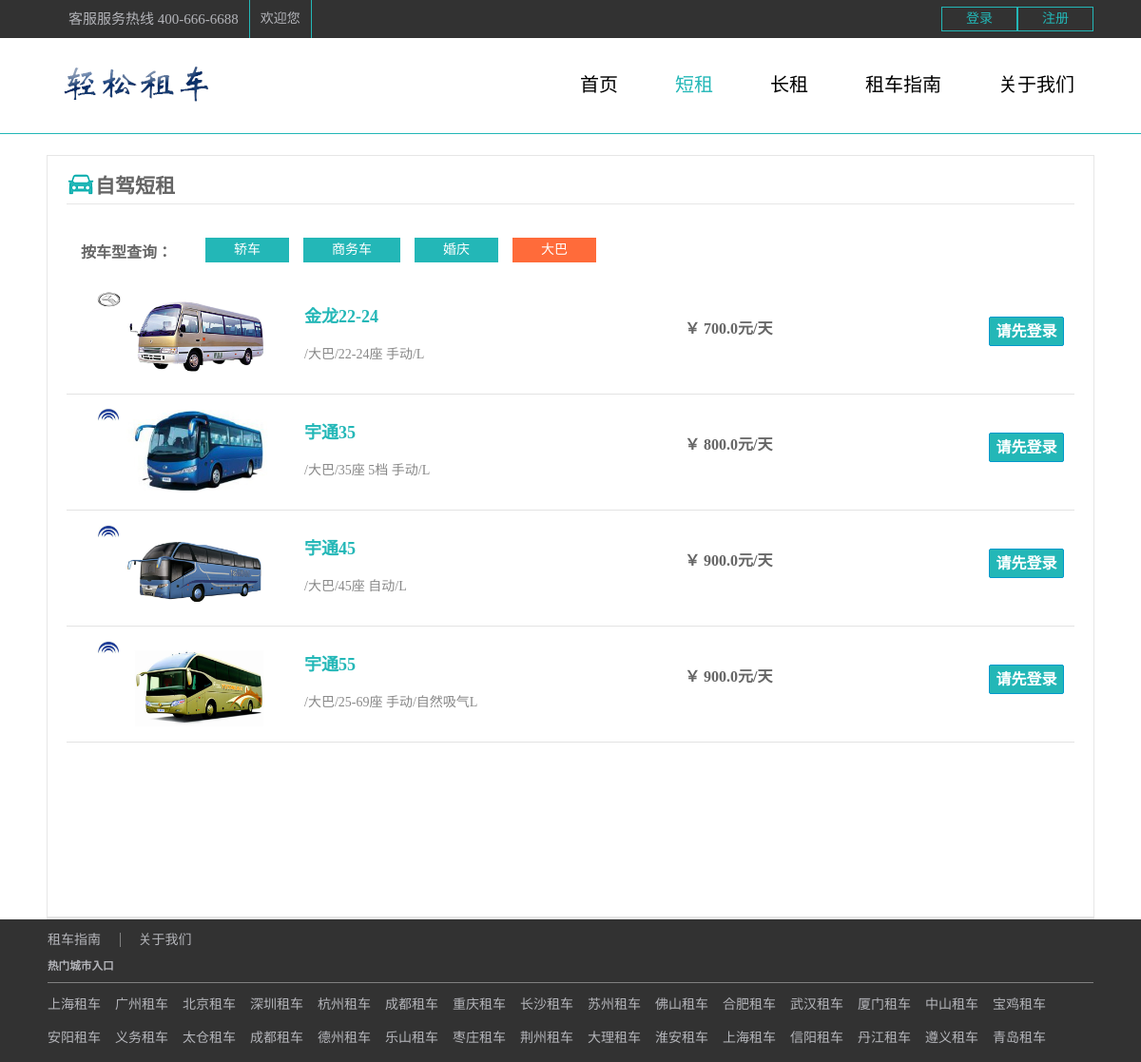
The page /cars/daba/ on the database its author committed.
### cars/models.py (models this page shows, shortened)
class Car(models.Model):
    ctype = models.CharField(default="轿车", max_length=20)
    typeNo = models.CharField(max_length=20)
    carnum = models.IntegerField(default=100)
    picture = models.FileField(null=True, upload_to="./static/media/")
    color = models.CharField(max_length=20)
    drentprice = models.FloatField()
    description = models.CharField(max_length=50, default="//5座 自动/1.5L")

### cars/views.py (the view)
def daba(request):
    car = Car.objects.all()
    return render(request, 'cars/daba.html', {"carlist": car, "username": request.session.get("username")})

### templates/cars/daba.html (shortened to what this page needs)
<!DOCTYPE html>
<html>
	<head>
	</head>
	<body>
		<div class="top">
			<div class="content">
				<div class="fl">
					<ul class="flu">
						<li>
							<span class="kefu">客服服务热线 400-666-6688</span>
						</li>
						<li>
							<span>欢迎您</span>
						</li>
					</ul>
				</div>
				<div class="fr">
					{% if  not username %}
						<a href="{% url 'cars:user_login' %}">登录</a>
						<a href="{% url 'cars:user_register' %}">注册</a>
					{% else %}
						<a href="{% url 'cars:me' %}">我的</a>
						<a href="{% url 'cars:log_out' %}">退出</a>
					{% endif %}
				</div>
			</div>
		</div>
		<div class="nav">
			<div class="s1_content">
				<img src="/static/images/商标.png" alt>
				<div class="menu">
					<ul>
						<li><a href="{% url 'cars:index'%} " >首页</a></li>
						<li><a href="{% url 'cars:short'%} " style="color:#23B7B7;">短租</a></li>
						<li><a href="{% url 'cars:long' %} ">长租</a></li>
						<li><a href="{% url 'cars:guide'%} ">租车指南</a></li>
						<li style="margin-right: 20px;"><a href="{% url 'cars:about' %}">关于我们</a></li>
					</ul>
				</div>
			</div>
		</div>
		<div class="s1_bottom">
			<div class="t1"><img src="/static/images/short.png" style="float: left;"><h2>自驾短租</h2></div>
			<div class="area">
				<ul class="cha_xun">
					<li class="biao_ti" style="background: none;font-weight:bold;font-size: 16px;" >按车型查询：</li>
					<li><a href="{% url 'cars:short' %} ">轿车</a></li>
					<li><a href="{% url 'cars:shangwu' %} ">商务车</a></li>
					<li><a href="{% url 'cars:hunqing' %}">婚庆</a></li>
					<li  class="current"><a href="{% url 'cars:daba' %} ">大巴</a></li>
				</ul>
			</div>
			<ul class="cars">
				{% for car in carlist %}
					{% if car.ctype == "大巴" %}
						<li>
							<div class="box1">
								<a href="#"><img src="/{{car.picture}}" width="200" height="100"></a>
								<div class="n1">
									<p style="font-size: 18px; color: #23B7B7; font-weight: bold;">{{car.typeNo}}</p>
									<p>{{car.description}}</p>
								</div>
								<p class="p7">
									{% if username %}
									<a href="{% url 'cars:order' car.id%}">立即预定</a>
									{% else %}
									<a href="{% url 'cars:user_login' %}">请先登录</a>
									{% endif %}
								</p>
								<div class="n2">
									<strong>￥ {{car.drentprice}}元/天</strong>
								</div>
							</div>
						</li>
					{% endif %}
				{% endfor %}
			</ul>
		</div>
		<div class="s1_footer">
			<div class="s1_footer_top">
				<div class="s1_content">
					<div class="s1_top">
							<span style="border-right: 1px solid gray; padding-right: 20px;"><a href="{% url 'cars:guide'%} " style="color: #b4b5ba; text-decoration: none;">租车指南</a></span>
							<span><a href="{% url 'cars:about'%} " style="color: #b4b5ba;text-decoration: none;">关于我们</a></span>
					</div>
					<div class="clear"></div>
					<div class="s1_lian_jie">
						<h5 style="color: #b4b5ba;">热门城市入口</h5>
						<ul>
							<li><a href="#">上海租车</a></li>
							<li><a href="#">广州租车</a></li>
							<li><a href="#">北京租车</a></li>
							<li><a href="#">深圳租车</a></li>
							<li><a href="#">杭州租车</a></li>
							<li><a href="#">成都租车</a></li>
							<li><a href="#">重庆租车</a></li>
							<li><a href="#">长沙租车</a></li>
							<li><a href="#">苏州租车</a></li>
							<li><a href="#">佛山租车</a></li>
							<li><a href="#">合肥租车</a></li>
							<li><a href="#">武汉租车</a></li>
							<li><a href="#">厦门租车</a></li>
							<li><a href="#">中山租车</a></li>
							<li><a href="#">宝鸡租车</a></li>
							<li><a href="#">安阳租车</a></li>
							<li><a href="#">义务租车</a></li>
							<li><a href="#">太仓租车</a></li>
							<li><a href="#">成都租车</a></li>
							<li><a href="#">德州租车</a></li>
							<li><a href="#">乐山租车</a></li>
							<li><a href="#">枣庄租车</a></li>
							<li><a href="#">荆州租车</a></li>
							<li><a href="#">大理租车</a></li>
							<li><a href="#">淮安租车</a></li>
							<li><a href="#">上海租车</a></li>
							<li><a href="#">信阳租车</a></li>
							<li><a href="#">丹江租车</a></li>
							<li><a href="#">遵义租车</a></li>
							<li><a href="#">青岛租车</a></li>
						</ul>
					</div>
				</div>
			</div>
		</div>
	</body>
</html>

### templates/cars/daba.html (style rules this page uses)
* { margin:0px; padding:0px; }
div { display: block; }
body { font-family: "微软雅黑"; font-size:14px; color: #666; }
div.top { height:40px; background-color:#323232; line-height:40px; }
span.kefu { float: left; font-size: 15px; margin-left:11px; }
div.content { width:1100px; margin:0 auto; }
ul.flu { float: left; }
ul.flu>li { list-style: none; float:left; margin-left:11px; padding-right:11px; border-right:1px solid #23B7B7; }
ul.flu>li span { display: block; text-decoration: none; color:#b4b5ba; }
div.top .fr { float:right; }
div.top .fr a { width:78px; height:24px; display: block; border:1px solid #23B7B7; float: left; line-height: 24px; text-align: center; margin-top:7px; text-decoration: none; color:#23B7B7; }
div.nav { height:100px; background-color:#fff; border-bottom:1px solid #23B7B7; }
div.s1_content img { margin-top: 20px; }
div.s1_content { width:1100px; margin: 0 auto; clear:both; }
div.menu { float:right; height:100px; }
div.menu ul li { float:left; list-style: none; padding-top: 34px; color:#666666; text-align: center; line-height: 30px; margin-right: 60px; }
div.menu ul li a { text-decoration: none; color:#000; font-size:20px; }
div.s1_bottom { width: 1100px; margin: 0 auto; border: 1px solid #E6E6E6; border-bottom: 3px solid #E6E6E6; margin-top:22px; min-height: 800px; }
div.t1 { height: 35px; border-bottom: 1px solid #E6E6E6; margin: 15px 20px; }
div.t1 h2 { margin-top: 7px; color: #666; }
div.area ul.cha_xun { padding: 20px 0 0 15px; overflow: hidden; zoom: 1; }
ul.cha_xun li { display: inline; float: left; margin: 0 15px 5px 0; padding: 2px 20px; font-size: 14px; white-space: nowrap; background: #23B7B7; list-style: none; }
ul.cha_xun li a { padding: 0 10px; line-height: 22px; color: #fff; text-decoration: none; }
ul.cha_xun .current { color: #fff; background-color:#ff6b3a ; text-decoration: none; }
ul.cars { margin: 10px 20px; }
ul.cars li { height: 121px; border-bottom: 1px solid #E3E3E3; list-style: none; }
div.box1 { float: left; height: 120px; }
a { color: #555; text-decoration: none; }
ul.cars li img { float: left; margin: 5px 10px 0 20px; }
ul.cars li .n1 { width: 400px; height: 100px; float: left; line-height: 40px; margin: 10px 0 0 20px; }
.cars li .n1 p { height: 30px; color: #888; margin-top: 10px; margin-bottom: 10px; }
.cars li .p7 { float: right; width: 120px; height: 110px; }
.cars li .p7 a { background: #23B7B7; display: block; width: 77px; height: 29px; border: 1px solid #09c; line-height: 29px; font-size: 16px; color: #fff; text-align: center; font-weight: bold; border-radius: 2px; margin-top: 40px; margin-left: 150px; }
div.n2 { float: right; width: 150px; height: 72px; margin: 40px 20px 0 0; font-size: 16px; display: inline; line-height: 26px; }
div.s1_footer { height: 150px; width: 100%; background: #323232; }
div.s1_top { padding-top: 10px; margin-bottom: 10px; }
div.clear { clear: both; overflow: hidden; height: 1px; margin-top: -1px; font-size: 0; }
div.s1_lian_jie ul { height: 80px; border-top: 1px solid gray; overflow: hidden; margin-top: 10px; margin-bottom: 0px; }
div.s1_lian_jie ul li { list-style: none; float: left; margin-right: 15px; line-height: 25px; margin-top: 10px; }
div.s1_lian_jie ul li a { color: #b4b5ba; text-decoration: none; }
div.s1_top span { margin-right: 15px; }

### rows shown on the page
Car: picture (picture), typeNo "金龙22-24", description "/大巴/22-24座 手动/L", drentprice "700.0"
Car: picture (picture), typeNo "宇通35", description "/大巴/35座 5档 手动/L", drentprice "800.0"
Car: picture (picture), typeNo "宇通45", description "/大巴/45座 自动/L", drentprice "900.0"
Car: picture (picture), typeNo "宇通55", description "/大巴/25-69座 手动/自然吸气L", drentprice "900.0"
